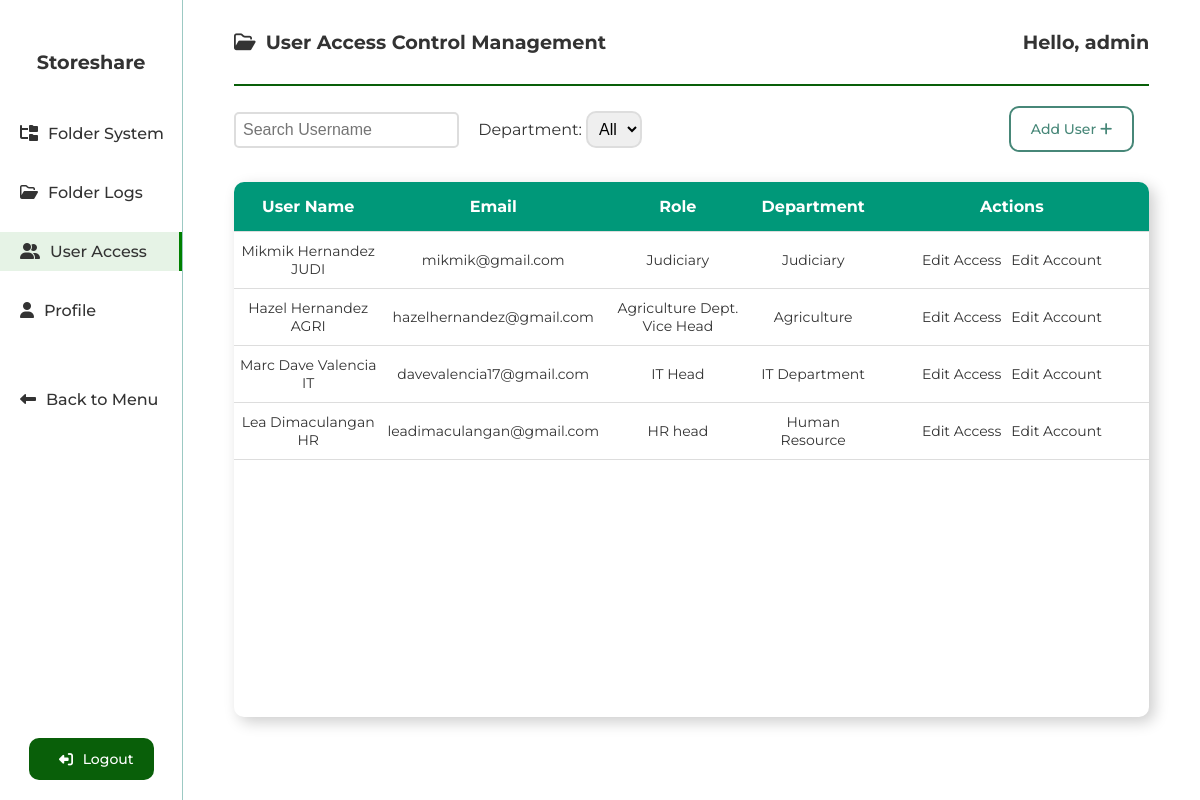
The app's page /UACM/user_access_mng.php (signed in) with its own data.
### tables this page shows
CREATE TABLE `user_account_table` (
  `user_id` int(11) NOT NULL,
  `email` varchar(255) NOT NULL,
  `username` varchar(50) NOT NULL,
  `password` varchar(50) NOT NULL,
  `user_role` varchar(100) NOT NULL,
  `department` varchar(255) NOT NULL,
  `reset_token_hash` varchar(64) DEFAULT NULL,
  `reset_token_expires_at` datetime DEFAULT NULL
);

### UACM/user_access_mng.php (the view, shortened to what this page needs)
<?php
  require("../config/db_config.php");
    $sql = "SELECT * FROM user_account_table";
    $result = mysqli_query($conn, $sql);
    $users = mysqli_fetch_all($result, MYSQLI_ASSOC);
?>
<!DOCTYPE html>
<html lang="en">
  <head>
    <link rel="stylesheet" href="../CSS/style.css" />
    <link rel="stylesheet" href="../CSS/utilities.css" />
    <link
      rel="stylesheet"
      href="https://cdnjs.cloudflare.com/ajax/libs/font-awesome/6.4.2/css/all.min.css"
    />
  </head>
  <body>
  <?php include("../storeshare-admin/storeshare-admin-sidebar.php") ?>
    <section class="main-dashboard bg-light-primary">
      <section class="container">
        <div id="top-header" class="flex flex-just-sb ">
                <h2 class="txt-md"><i class="fa-regular fa-folder-open mr-1"></i>User Access Control Management</h2>
                <h1 class="txt-md my-3">Hello, <?php echo $username?></h1>
            </div>
        <form action="" class="functions-form-group my-2">
          <div class="form-left">
            <div class="form-control">
              <input
                type="text" class="search-box"
                id="user-search-input"
                placeholder="Search Username"
              />
            </div>
            <div class="form-control">
              <label for="department">Department: </label>
              <select name="department" id="department">
                <option value="all">All</option>
              </select>
            </div>
          </div>
          <div class="form-right">
            <div class="form-control">
              <a href="<?php echo USER_ACCESS_MNG_URL;?>add_user_acc.php" class="btn btn-outline btn-add">
                Add User <i class="fas fa-add"></i>
              </a>
            </div>
          </div>
        </form>
        <div class="asset-records" id="user-records">
          <table>
            <thead class="sticky">
                  <th>User Name</th>
                  <th>Email</th>
                  <th>Role</th>
                  <th>Department</th>
                  <th>Actions</th>
            </thead>
            <tbody >
                <?php foreach($users as $user): ?>
                <tr class="record">
                    <td class="data"><?php echo $user["username"]?></td>
                    <td class="data"><?php echo $user["email"]?></td>
                    <td class="data"><?php echo $user["user_role"]?></td>
                    <td class="data"><?php echo $user["department"]?></td>
                    <td class="data actions">
                      <ul class="flex">
                          <li class="mr-1"><a class="link" href="<?php echo USER_ACCESS_MNG_URL;?>edit_user_access.php?id=<?php echo $user["user_id"];?>">Edit Access</a></li>
                          <li><a class="link" href="edit_user_acc.php?id=<?php echo $user["user_id"];?>">Edit Account</a></li>
                      </ul>
                    </td>
                </tr>
                <?php endforeach; ?>
              </tbody>
          </table>
        </div>
      </section>
    </section>
  </body>
</html>

### CSS/style.css (style rules this page uses)
* { box-sizing: border-box; margin: 0; padding: 0; }
body { height: 100vh; font-family: "Montserrat", sans-serif; color: #333333; background: #edf2f4; display: flex; }
a { text-decoration: none; color: #333333; }
ul { list-style: none; }
h1, h2, h3, h4 { margin: 10px 0; }
.txt-md { font-size: 1.2rem; }
.btn { display: inline-block; padding: 12px 20px; border: none; font-size: 14px; font-weight: 500; border-radius: 10px; cursor: pointer; transition: all 200ms ease-in-out; }
.btn-outline { background: transparent; border: 2px solid #478778; color: #478778; transition: all 0.2s ease-in; }
.main-dashboard { position: relative; max-height: 100vh; width: 100%; overflow-y: hidden; }
.functions-form-group { display: flex; justify-content: space-between; align-items: center; width: 100%; }
.form-control { display: inline-block; margin-right: 15px; }
.form-control select { font-size: 16px; padding: 7px; border-radius: 10px; outline: none; border: 2px solid #ddd; }
.asset-records { margin-top: 30px; border: none; box-shadow: 5px 5px 15px rgba(0, 0, 0, 0.2); border-radius: 10px; height: 535px; overflow-y: scroll; overflow-x: hidden; }
.asset-records table { width: 100%; border-collapse: collapse; border: none; width: 100%; text-align: center; }
.asset-records tbody { overflow-y: scroll; }
.asset-records tr { border-bottom: 1px solid #ddd; }
.asset-records th { font-size: 16px; padding: 15px 5px; border: 1px solid #333; border: none; font-weight: 700; }
.asset-records td { font-size: 15px; padding: 15px 5px; border: 1px solid #333; border: none; overflow: visible; }
.asset-records td { padding: 10px 5px; font-size: 14px; }
.asset-records .actions { position: relative; }
#user-records .actions { width: 30%; }
#top-header { border-bottom: 2px solid rgb(9, 95, 9); }
thead { position: sticky; background: #009879; color: #fff; z-index: 20; }
th { font-size: 16px; padding: 15px 5px; border: 1px solid #333; border: none; font-weight: 700; }
tr { border-bottom: 1px solid #ddd; }
td { font-size: 15px; padding: 15px 5px; border: 1px solid #333; border: none; overflow: visible; }

### CSS/utilities.css (style rules this page uses)
.container { width: 90%; margin: 0 auto; }
.flex { display: flex; justify-content: center; align-items: center; width: 100%; }
.flex-just-sb { justify-content: space-between; }
.bg-light-primary { background: #fff; }
.sticky { position: sticky; top: 0; z-index: 30; }
.search-box { font-size: 16px; padding: 7px; border-radius: 5px; border: 2px solid #ddd; outline: none; }
.my-2 { margin: 20px 0; }
.my-3 { margin: 30px 0; }
.mr-1 { margin-right: 10px; }

### records on screen
user_account_table: username "Mikmik Hernandez JUDI", email "mikmik@gmail.com", user_role "Judiciary", department "Judiciary"
user_account_table: username "Hazel Hernandez AGRI", email "hazelhernandez@gmail.com", user_role "Agriculture Dept. Vice Head", department "Agriculture"
user_account_table: username "Marc Dave Valencia IT", email "davevalencia17@gmail.com", user_role "IT Head", department "IT Department"
user_account_table: username "Lea Dimaculangan HR", email "leadimaculangan@gmail.com", user_role "HR head", department "Human Resource"

### other values on screen
$username "admin"
